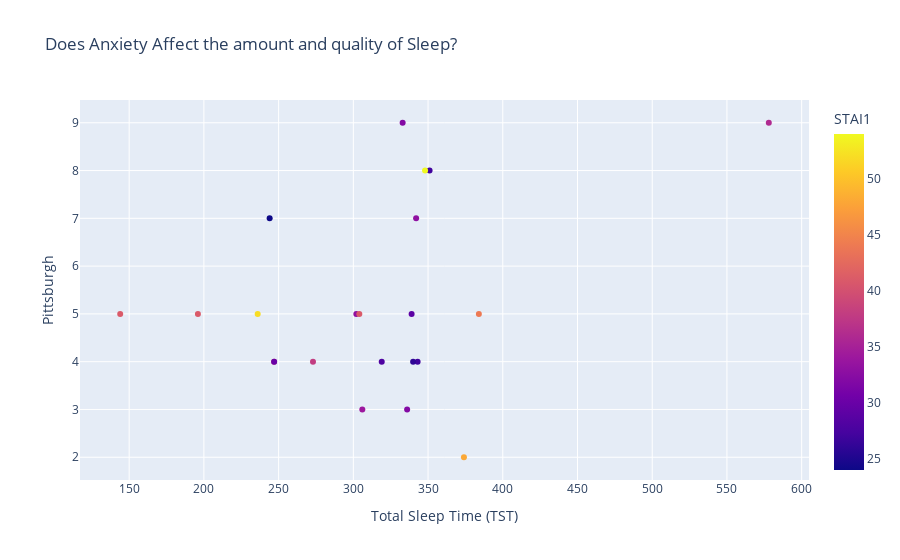

Notebook code cell kept with this figure:
### Code cell
fig=px.scatter(new_merge,'Total Sleep Time (TST)',  'Pittsburgh', color='STAI1', title='Does Anxiety Affect the amount and quality of Sleep?')
fig.show()

### Figure 1 — Plotly figure (JSON) as saved in the notebook; plotly's stock layout.template omitted (floating-point values rounded to 4 significant figures)
{"data": [{"hovertemplate": "Total Sleep Time (TST)=%{x}<br>Pittsburgh=%{y}<br>STAI1=%{marker.color}<extra></extra>", "legendgroup": "", "marker": {"color": [41, 41, 24, 27, 28, 54, 32, 33, 32, 36, 39, 27, 30, 48, 52, 29, 34, 33, 26, 44, 38, 41], "coloraxis": "coloraxis", "symbol": "circle"}, "mode": "markers", "name": "", "orientation": "v", "showlegend": false, "type": "scatter", "x": [144, 196, 244, 351, 319, 348, 333, 342, 336, 578, 247, 343, 247, 374, 236, 339, 306, 302, 340, 384, 273, 304], "xaxis": "x", "y": [5, 5, 7, 8, 4, 8, 9, 7, 3, 9, 4, 4, 4, 2, 5, 5, 3, 5, 4, 5, 4, 5], "yaxis": "y"}], "layout": {"coloraxis": {"colorbar": {"title": {"text": "STAI1"}}, "colorscale": [[0, "#0d0887"], [0.1111, "#46039f"], [0.2222, "#7201a8"], [0.3333, "#9c179e"], [0.4444, "#bd3786"], [0.5556, "#d8576b"], [0.6667, "#ed7953"], [0.7778, "#fb9f3a"], [0.8889, "#fdca26"], [1, "#f0f921"]]}, "legend": {"tracegroupgap": 0}, "title": {"text": "Does Anxiety Affect the amount and quality of Sleep?"}, "xaxis": {"anchor": "y", "domain": [0, 1], "title": {"text": "Total Sleep Time (TST)"}}, "yaxis": {"anchor": "x", "domain": [0, 1], "title": {"text": "Pittsburgh"}}}}
